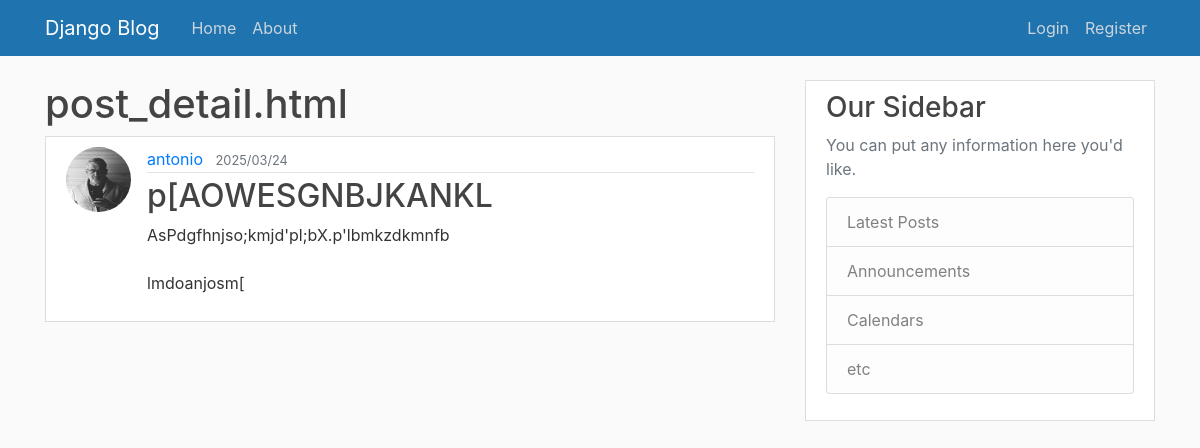
The app's page /post/31/ with its own data.
### blog/models.py (models this page shows, shortened)
class Post(models.Model):
    title = models.CharField(max_length=100)
    content = models.TextField()
    date_posted = models.DateTimeField(default=timezone.now)
    author = models.ForeignKey(User, on_delete=models.CASCADE)

### users/models.py (models this page shows, shortened)
class Profile(models.Model):
    user = models.OneToOneField(User, on_delete=models.CASCADE)
    image = models.ImageField(default='default.jpg', upload_to='profile_pics')

### blog/views.py (the view)
# urls.py: path('post/<int:pk>/', PostDetailView.as_view(), name='post-detail'),
class PostDetailView(DetailView):
	model = Post

### blog/templates/blog/post_detail.html (shortened to what this page needs)
{% extends "blog/base.html" %}
{% block content %}
	<h1>post_detail.html</h1>
	<article class="media content-section">
		<img class="rounded-circle article-img" src="{{ object.author.profile.image.url }}">
		<div class="media-body">
			<div class="article-metadata">
				<a class="mr-2" href="{%  url 'user-posts' post.author.username %}">{{ object.author }}</a>
				<small class="text-muted">{{ object.date_posted|date:"Y/m/d" }}</small>
			</div>
			<h2 class="article-title">{{ object.title }}</h2>
			<p class="article-content">{{ object.content }}</p>
		</div>
	</article>
{% endblock content %}

### blog/static/blog/main.css (style rules this page uses)
body { background: #fafafa; color: #333333; margin-top: 5rem; }
h1, h2, h3, h4, h5, h6 { color: #444444; }
.content-section { background: #ffffff; padding: 10px 20px; border: 1px solid #dddddd; border-radius: 0px; margin-bottom: 20px; }
.article-title { color: #444444; }
.article-content { white-space: pre-line; }
.article-img { height: 65px; width: 65px; margin-right: 16px; }
.article-metadata { padding-bottom: 1px; margin-bottom: 4px; border-bottom: 1px solid #e3e3e3 }

### records on screen
Post: author.profile.image (picture), author "antonio", date_posted "2025/03/24", title "p[AOWESGNBJKANKL", content "AsPdgfhnjso;kmjd'pl;bX.p'lbmkzdkmnfb lmdoanjosm["
